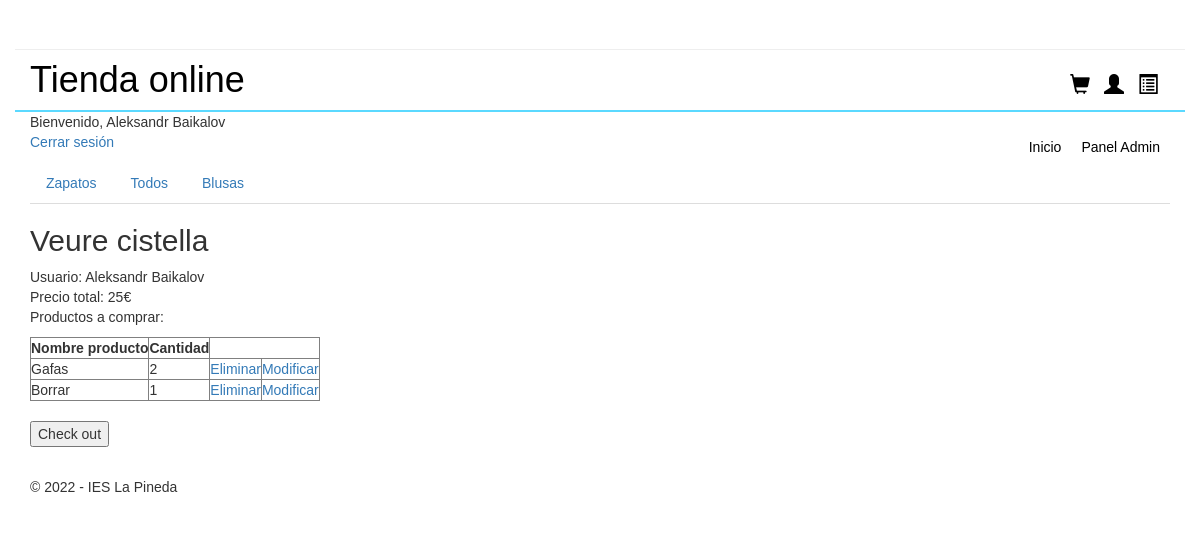
Page /index.php?controller=UsuarioCesta&action=iniciarModificarCesta (signed in) on the earlier database version.
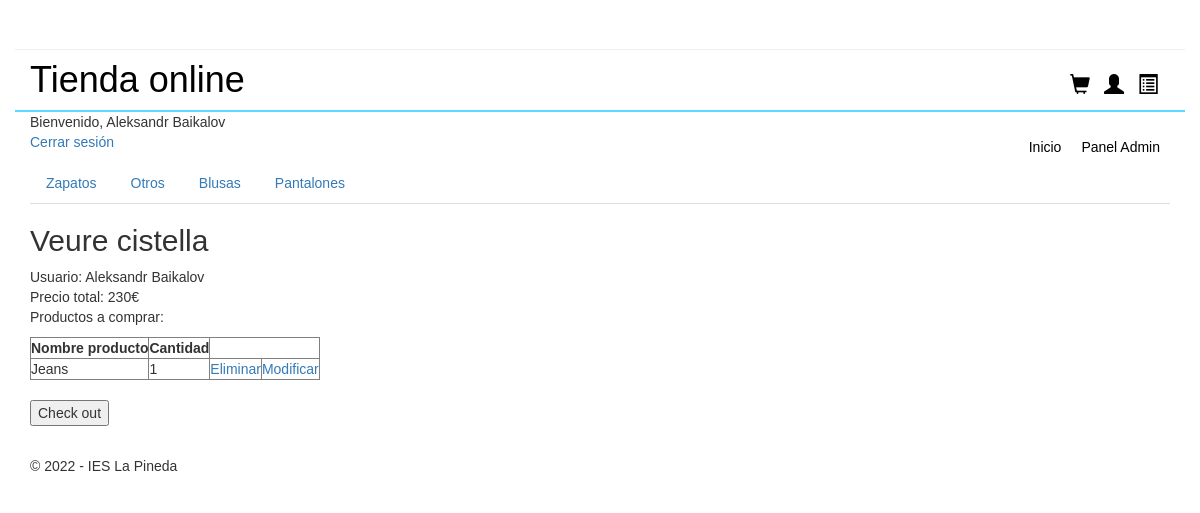
Same page on the later database version.
### tables this page shows
CREATE TABLE `categorias` (
  `id_categoria` int(255) NOT NULL,
  `nombre` varchar(255) NOT NULL,
  `descripcion` varchar(255) NOT NULL,
  `isactive` int(1) NOT NULL
);

CREATE TABLE `cestas` (
  `id_cesta` int(15) NOT NULL,
  `fk_id_usuario` int(15) NOT NULL,
  `precio_total` int(15) NOT NULL
);

CREATE TABLE `productos` (
  `id_producto` int(11) NOT NULL,
  `nombre` varchar(255) NOT NULL,
  `descripcion` varchar(255) NOT NULL,
  `cantidad` int(255) NOT NULL,
  `precio` float NOT NULL,
  `categoria` int(255) NOT NULL,
  `foto` varchar(255) NOT NULL,
  `isactive` int(1) NOT NULL
);

### models/database.php (called while the page is built, shortened)
<?php
class Database{
    public function __construct(){
        $servername = "localhost";
        $dbname= "botiga";
        $username = "root";
        $password = "";
		$this->db = new PDO("mysql:host=$servername;dbname=$dbname",$username, $password);
    }
}

### models/usuario.php (called while the page is built, shortened)
<?php
require_once("database.php");
class Usuario extends Database {
    function getNombreUsuario($id_usuario) {
        $sql = "SELECT * FROM usuarios WHERE id_usuario = ".$id_usuario;
        $query = $this->db->prepare($sql);
        $query->execute();
        $item = $query->fetch(\PDO::FETCH_ASSOC);
        return $item;
    }
}
?>

### models/category.php (called while the page is built, shortened)
<?php
require_once("models/database.php");
class Category extends Database
{
    function conectar()
    {
        $this->db->query("SET NAMES 'utf8'");
    }
    function mostrarCategorias()
    {
        $stmt = $this->db->prepare("SELECT * FROM categorias");
        $categories = array();
        if ($stmt->execute()) {
            while ($row = $stmt->fetch(PDO::FETCH_ASSOC)) {
                $categories[] = $row;
            }
        }
        return $categories;
    }
}

### models/cesta.php (called while the page is built, shortened)
<?php
require_once("database.php");
class Cesta extends Database
{
    private $id_cesta;
    private $fk_id_usuario;
    private $lista_productos;
    private $precio_total = 0;
    function getIdCesta()
    {
        return $this->id_cesta;
    }
    function getNombreUsuario()
    {
        $id_usuario = strval($this->fk_id_usuario);
        $sql = "SELECT nombre FROM usuarios WHERE id_usuario = " . $id_usuario;
        $result = $this->db->query($sql);
        $row = $result->fetch(PDO::FETCH_ASSOC);
        $nombre = $row['nombre'];
        return $nombre;
    }
    function getListaProductos()
    {
        return $this->lista_productos;
    }
    function getPrecioTotal()
    {
        return $this->precio_total;
    }
    function setFkIdUsuario($fk_id_usuario)
    {
        $this->fk_id_usuario = $fk_id_usuario;
    }
    function conectar()
    {
        $this->db->query("SET NAMES 'utf8'");
    }
    function fetchCesta()
    {
        $sql = "SELECT * FROM cestas WHERE fk_id_usuario = " . $this->fk_id_usuario;
        $result = $this->db->query($sql);
        if ($result->rowCount() > 0) {
            $sql = "SELECT * FROM cestas WHERE fk_id_usuario = " . $this->fk_id_usuario;
            $result = $this->db->query($sql);
            $row = $result->fetch(PDO::FETCH_ASSOC);
            $this->fk_id_usuario = $row['fk_id_usuario'];
            $this->precio_total = $row['precio_total'];
            $this->id_cesta = $row['id_cesta'];
            $sql = "SELECT * FROM cesta_productos WHERE fk_id_cesta = " . $this->id_cesta;
            $result = $this->db->query($sql);
            for ($i = 0; $i < $result->rowCount(); $i++) {
                $row = $result->fetch(PDO::FETCH_ASSOC);
                $id_producto = $row['fk_id_producto'];
                $sql = "SELECT * FROM productos WHERE id_producto = " . $id_producto;
                $result2 = $this->db->query($sql);
                $row2 = $result2->fetch(PDO::FETCH_ASSOC);
                $this->lista_productos[$i]['nombre'] = $row2['nombre'];
                $this->lista_productos[$i]['fk_id_producto'] = $row2['id_producto'];
                $this->lista_productos[$i]['cantidad'] = $row['cantidad'];
            }
        }
    }
}

### views/usuarios/mostrarProductosCesta.php (the view, shortened to what the changed rows need)
<?php
  if (isset($_SESSION['role'])) {
   echo "<table border='1'>";
    echo "<p>Productos a comprar:</p>";
    echo "<table border='1'>";
    echo "<tr>";
    echo "<th>Nombre producto</th>";
    echo "<th>Cantidad</th>";
    echo "</tr>";
    if (isset($todosLosProductosCesta)) {
      foreach ($todosLosProductosCesta as $producto) {
        echo "<tr>";
        echo "<td>". $producto['nombre'] . "</td>";
        echo "<td>". $producto['cantidad'] . "</td>";
        echo "<td><a href='?controller=UsuarioCesta&action=eliminarProductoCesta&fk_id_producto=".$producto['fk_id_producto']."&fk_id_cesta=".$cesta->getIdCesta()."&cantidad=".$producto['cantidad']."'>Eliminar</a></td>";
        echo "<td><a href='?controller=UsuarioCesta&action=iniciarModificarProductoCesta&fk_id_producto=".$producto['fk_id_producto']."&fk_id_cesta=".$cesta->getIdCesta()."&cantidad=".$producto['cantidad']."'>Modificar</a></td>";
        echo "</tr>";
    }
    }
    echo "</table>";
} else {
  echo "<p>Debes ser administrador para ver esta pagina</p>";
  header("Refresh:3; url=admin.php");
}
?>

### views/general/menu.php (shortened to what the changed rows need)
<?php
if (isset($_SESSION['user_id']) && $_SESSION['role'] !== 'admin') {
    echo "Bienvenido, ".$nombre_usuario['nombre'];
    echo "<br>";
    echo "<a href='index.php?controller=Usuario&action=logout'>Cerrar sesión</a>";
}
else {
    echo "<a class='menuira' href='index.php?controller=Usuario&action=loginUsuario'>Iniciar sesión</a><br>";
    echo "<a class='menuira isa' href='index.php?controller=Usuario&action=registrarUsuario'>Registrarse</a>";
}
?>
<ul id="menuiralis">
</ul>
<?php
if (isset($categorias)) {
    echo "<ul class='nav nav-tabs'>";
    foreach ($categorias as $categoria) {
        if (isset($_GET['id_categoria'])) {
            if ($categoria['id_categoria'] == $_GET['id_categoria']) {
                echo "<li class='nav-item active'>";
            } else if ($categoria['id_categoria'] == $_GET['id_categoria'] && $categoria['id_categoria'] == 1) {
                echo "<li class='nav-item active'>";
            } else {
                echo "<li class='nav-item'>";
            }
        } else {
            echo "<li class='nav-item'>";
        }
        echo "<a class='nav-link' href='index.php?controller=Usuario&action=mostrarCategoria&id_categoria=" . $categoria['id_categoria'] . "'>" . $categoria['nombre'] . "</a>";
        echo "</li>";
    }
    echo "</ul>";
} else {
    echo "No hay categorias";
}
?>

### views/usuarios/verCesta.php
<h2>Veure cistella</h2>
    Usuario:
    <?php
    echo $cesta->getNombreUsuario();
    ?>
    <br />
    Precio total:
    <?php echo $cesta->getPrecioTotal() . "€";?>
    <br />
    <?php
    $todosLosProductosCesta = $cesta->getListaProductos();
    require_once "./views/usuarios/mostrarProductosCesta.php";
    if (!empty($todosLosProductosCesta)) {
        echo "<br/>";
      echo "<form action='?controller=UsuarioCesta&action=confirmarCompra' method='post'>";
      echo "<input type='submit' value='Check out'>";
      echo "</form>";
    }
    ?>

Differences in the rows shown:
no longer on this page (row edited): productos: nombre "Gafas", cantidad "2"
changed categorias: nombre "Todos" → "Otros"
added categorias: nombre "Pantalones"
changed cestas: precio_total "25" → "230"
changed productos: nombre "Borrar" → "Jeans"
